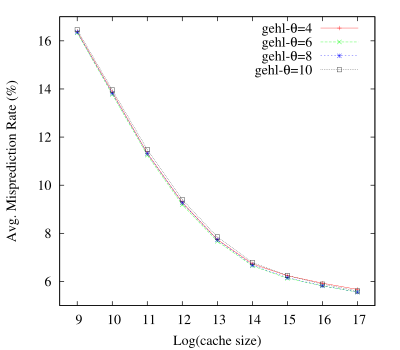

This figure's gnuplot source:
set terminal postscript eps enhanced font "Times-Roman" 20
set size 0.8, 1.0
set output "graph2-acc.eps"

set xrange[8.5:17.5]
set yrange[5:17]

set xlabel "Log(cache size)"
set ylabel "Avg. Misprediction Rate (%)"
#set title "Graph 2 Various values of theta"

plot 'graph2.dat' using ($1):($2) title 'gehl-{/Symbol q}=4' with linespoints lc rgbcolor 'red',\
     'graph2.dat' using ($1):($4) title 'gehl-{/Symbol q}=6' with linespoints lc rgbcolor 'green',\
     'graph2.dat' using ($1):($6) title 'gehl-{/Symbol q}=8' with linespoints lc rgbcolor 'blue',\
     'graph2.dat' using ($1):($8) title 'gehl-{/Symbol q}=10' with linespoints lc rgbcolor 'black'
